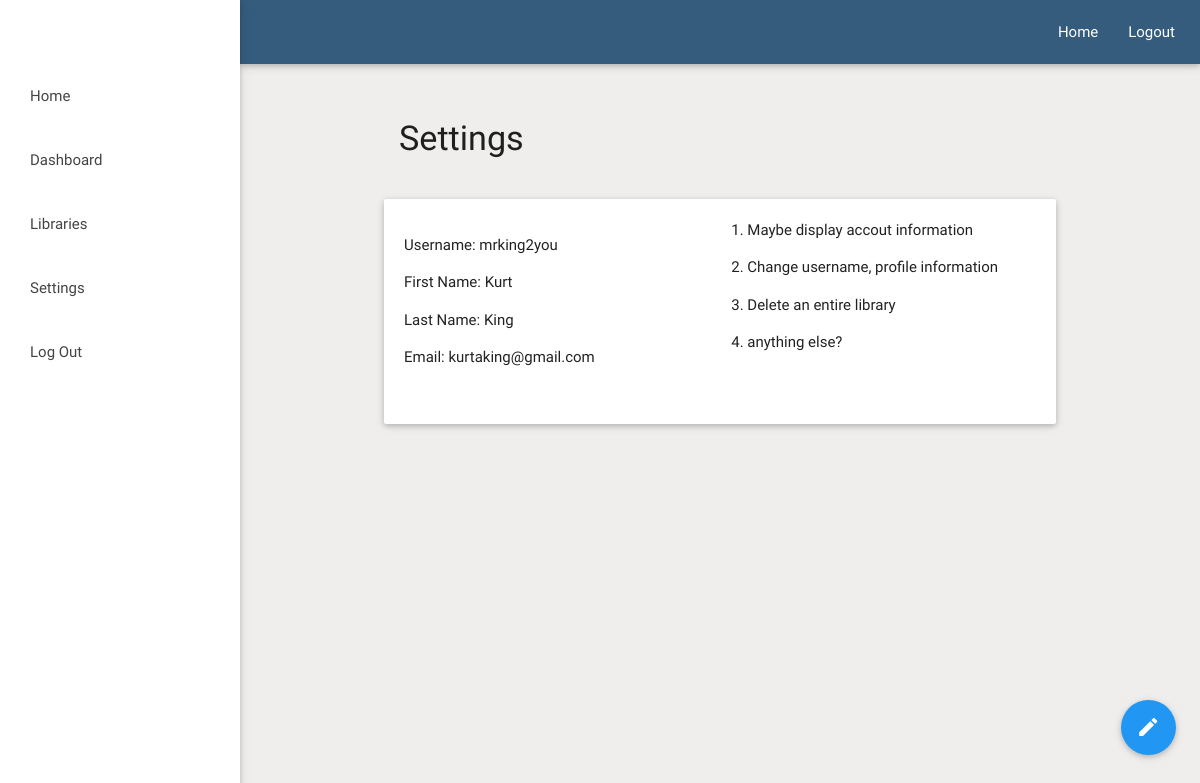
The page /settings on the database its author committed.
### MMS/models.py (models this page shows)
class User(models.Model):
    user_id = models.IntegerField(default=0)
    username = models.CharField(max_length=20)
    first_name = models.CharField(max_length=15)
    last_name = models.CharField(max_length=15)
    email = models.CharField(max_length=25)

### MMS/views.py (the view)
# urls.py: url(r'^settings', views.settings, name='settings'),
def settings(request):
    users = User.objects.all()
    context = {'users': users}
    return render(request, 'MMS/settings.html', context)

### MMS/templates/MMS/settings.html (shortened to what this page needs)
{% extends 'base.html' %}
{% block content %}
<div class="container">
    <div class="row">
        <div class="col s12">
            <h4 style="padding-left: 15px">Settings</h4>
        </div>
    </div>
    <div class="row">
        <div class="col s12">
            <div class="card-panel white">
                <div class="row">
                    <div class="col s12 l6">
                       {% for user in users %}
                        <p>Username: {{ user.username }}</p>
                        <p>First Name: {{ user.first_name }}</p>
                        <p>Last Name: {{ user.last_name }}</p>
                        <p>Email: {{ user.email }}</p>
                        {% endfor %}
                    </div>
                    <div class="col s12 l6"
                        <p>1. Maybe display accout information</p>
                        <p>2. Change username, profile information</p>
                        <p>3. Delete an entire library</p>
                        <p>4. anything else?</p>
                    </div>
                </div>
                </div>
            </div>
        </div>
    </div>
{% endblock %}

### MMS/static/MMS/css/styles.css (style rules this page uses)
body { background-color: #efeeed !important; }
.container { padding-top: 15px; }

### rows shown on the page
User: username "mrking2you", first_name "Kurt", last_name "King", email "kurtaking@gmail.com"
